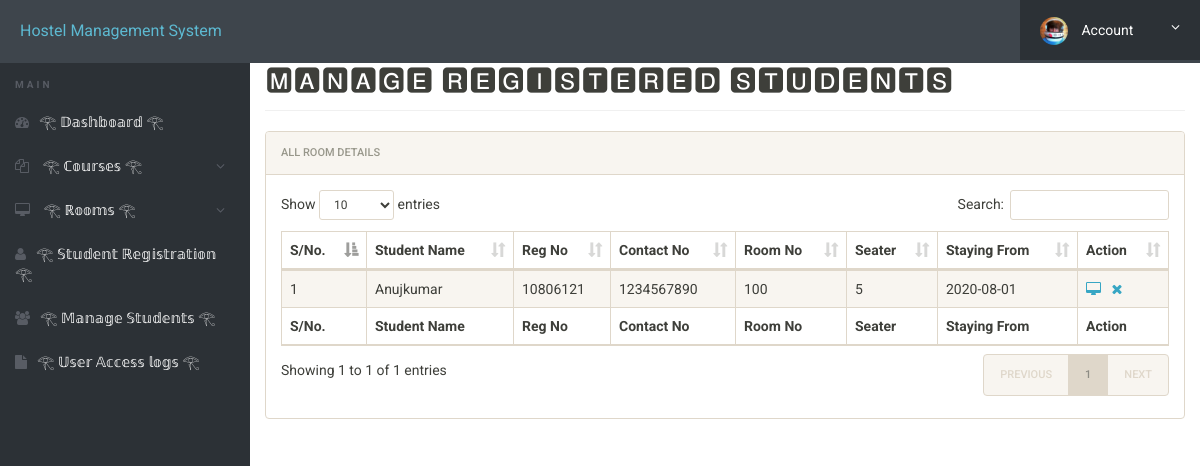
The app's page /hostel/admin/manage-students.php (signed in) with its own data.
### tables this page shows
CREATE TABLE `registration` (
  `id` int(11) NOT NULL,
  `roomno` int(11) DEFAULT NULL,
  `seater` int(11) DEFAULT NULL,
  `feespm` int(11) DEFAULT NULL,
  `foodstatus` int(11) DEFAULT NULL,
  `stayfrom` date DEFAULT NULL,
  `duration` int(11) DEFAULT NULL,
  `course` varchar(500) DEFAULT NULL,
  `regno` int(11) DEFAULT NULL,
  `firstName` varchar(500) DEFAULT NULL,
  `middleName` varchar(500) DEFAULT NULL,
  `lastName` varchar(500) DEFAULT NULL,
  `gender` varchar(250) DEFAULT NULL,
  `contactno` bigint(11) DEFAULT NULL,
  `emailid` varchar(500) DEFAULT NULL,
  `egycontactno` bigint(11) DEFAULT NULL,
  `guardianName` varchar(500) DEFAULT NULL,
  `guardianRelation` varchar(500) DEFAULT NULL,
  `guardianContactno` bigint(11) DEFAULT NULL,
  `corresAddress` varchar(500) DEFAULT NULL,
  `corresCIty` varchar(500) DEFAULT NULL,
  `corresState` varchar(500) DEFAULT NULL,
  `corresPincode` int(11) DEFAULT NULL,
  `pmntAddress` varchar(500) DEFAULT NULL,
  `pmntCity` varchar(500) DEFAULT NULL,
  `pmnatetState` varchar(500) DEFAULT NULL,
  `pmntPincode` int(11) DEFAULT NULL,
  `postingDate` timestamp NULL DEFAULT current_timestamp(),
  `updationDate` varchar(500) DEFAULT NULL
);

### hostel/admin/manage-students.php (the view, shortened to what this page needs)
<?php
include('includes/config.php');
?>
<!doctype html>
<html lang="en" class="no-js">
<head>
	<link rel="stylesheet" href="css/font-awesome.min.css">
	<link rel="stylesheet" href="css/bootstrap.min.css">
	<link rel="stylesheet" href="css/dataTables.bootstrap.min.css">
	<link rel="stylesheet" href="css/bootstrap-social.css">
	<link rel="stylesheet" href="css/bootstrap-select.css">
	<link rel="stylesheet" href="css/fileinput.min.css">
	<link rel="stylesheet" href="css/awesome-bootstrap-checkbox.css">
	<link rel="stylesheet" href="css/style.css">
</head>
<body>
	<?php include('includes/header.php');?>
	<div class="ts-main-content">
			<?php include('includes/sidebar.php');?>
		<div class="content-wrapper">
			<div class="container-fluid">
				<div class="row">
					<div class="col-md-12">
						<h2 class="page-title" style="margin-top:4%">🅼🅰🅽🅰🅶🅴 🆁🅴🅶🅸🆂🆃🅴🆁🅴🅳 🆂🆃🆄🅳🅴🅽🆃🆂</h2>
						<div class="panel panel-default">
							<div class="panel-heading">All Room Details</div>
							<div class="panel-body">
								<table id="zctb" class="display table table-striped table-bordered table-hover" cellspacing="0" width="100%">
									<thead>
										<tr>
											<th>S/No.</th>
											<th>Student Name</th>
											<th>Reg No</th>
											<th>Contact No </th>
											<th>Room No  </th>
											<th>Seater </th>
											<th>Staying From </th>
											<th>Action</th>
										</tr>
									</thead>
									<tfoot>
										<tr>
											<th>S/No.</th>
											<th>Student Name</th>
											<th>Reg No</th>
											<th>Contact No </th>
											<th>Room No  </th>
											<th>Seater </th>
											<th>Staying From </th>
											<th>Action</th>
										</tr>
									</tfoot>
									<tbody>
<?php
$ret="select * from registration";
$stmt= $mysqli->prepare($ret) ;
$stmt->execute() ;
$res=$stmt->get_result();
$cnt=1;
while($row=$res->fetch_object())
	  {
	  	?>
<tr><td><?php echo $cnt;;?></td>
<td><?php echo $row->firstName;?><?php echo $row->middleName;?><?php echo $row->lastName;?></td>
<td><?php echo $row->regno;?></td>
<td><?php echo $row->contactno;?></td>
<td><?php echo $row->roomno;?></td>
<td><?php echo $row->seater;?></td>
<td><?php echo $row->stayfrom;?></td>
<td>
<a href="student-details.php?regno=<?php echo $row->regno;?>" title="View Full Details"><i class="fa fa-desktop"></i></a>&nbsp;&nbsp;
<a href="manage-students.php?del=<?php echo $row->regno;?>" title="Delete Record" onclick="return confirm('Do you want to delete');"><i class="fa fa-close"></i></a></td>
										</tr>
									<?php
$cnt=$cnt+1;
									 } ?>
									</tbody>
								</table>
							</div>
						</div>
					</div>
				</div>
			</div>
		</div>
	</div>
</body>
</html>

### hostel/admin/css/style.css (style rules this page uses)
html { font-size: 14px; }
@media only screen and (min-width: 480px) { html { font-size: 17px; } }
@media only screen and (min-width: 768px) { html { font-size: 14px; } }
body { font-size: 1em; }
a { color: #37a6c4; }
.panel { overflow: hidden; }
.page-title { padding-bottom: 15px; margin-bottom: 20px; border-bottom: 1px solid #f0f0f0; }
.ts-main-content .content-wrapper { padding-top: 15px; margin-top: 10px; }
@media only screen and (min-width: 992px) { .ts-main-content .content-wrapper { margin-left: 250px; } }

### records on screen
registration: firstName "Anuj", lastName "kumar", regno "10806121", contactno "1234567890", roomno "100", seater "5", stayfrom "2020-08-01"
